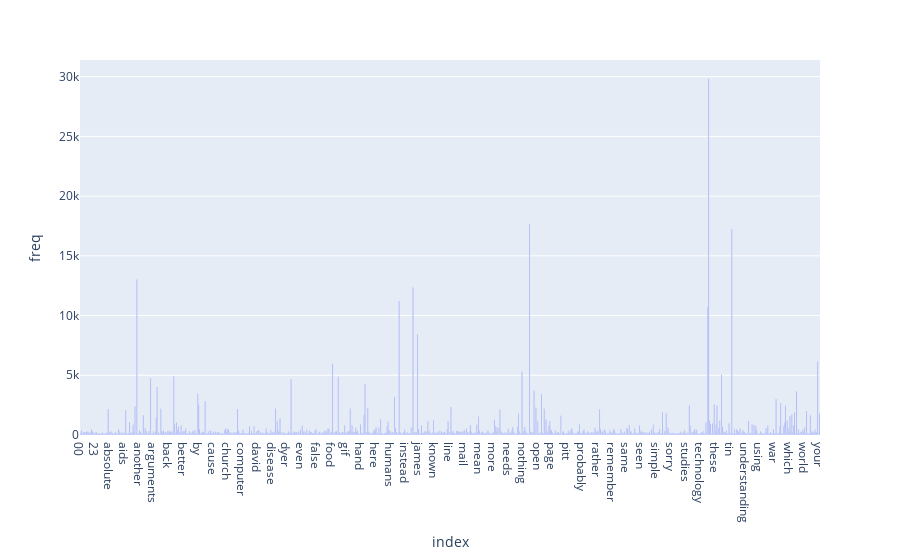

Here is the notebook cell this chart was saved with:
### Code cell
import plotly.express as px

term_freq_df = pd.DataFrame(term_frequencies, columns=['freq'], index=count_vect.get_feature_names())
reduced_df = term_freq_df[term_freq_df['freq'] > 100] 
fig = px.bar(reduced_df, y="freq")
fig.show()

### Figure 1 — Plotly figure (JSON) as saved in the notebook; plotly's stock layout.template omitted (floating-point values rounded to 4 significant figures; data arrays with more than 128 entries replaced by an {"elided": "..."} marker saying what was removed)
{"data": [{"alignmentgroup": "True", "hovertemplate": "index=%{x}<br>freq=%{y}<extra></extra>", "legendgroup": "", "marker": {"color": "#636efa", "pattern": {"shape": ""}}, "name": "", "offsetgroup": "", "orientation": "v", "showlegend": false, "textposition": "auto", "type": "bar", "x": {"elided": "801 str values"}, "xaxis": "x", "y": {"elided": "801 int values"}, "yaxis": "y"}], "layout": {"barmode": "relative", "legend": {"tracegroupgap": 0}, "margin": {"t": 60}, "xaxis": {"anchor": "y", "domain": [0, 1], "title": {"text": "index"}}, "yaxis": {"anchor": "x", "domain": [0, 1], "title": {"text": "freq"}}}}
